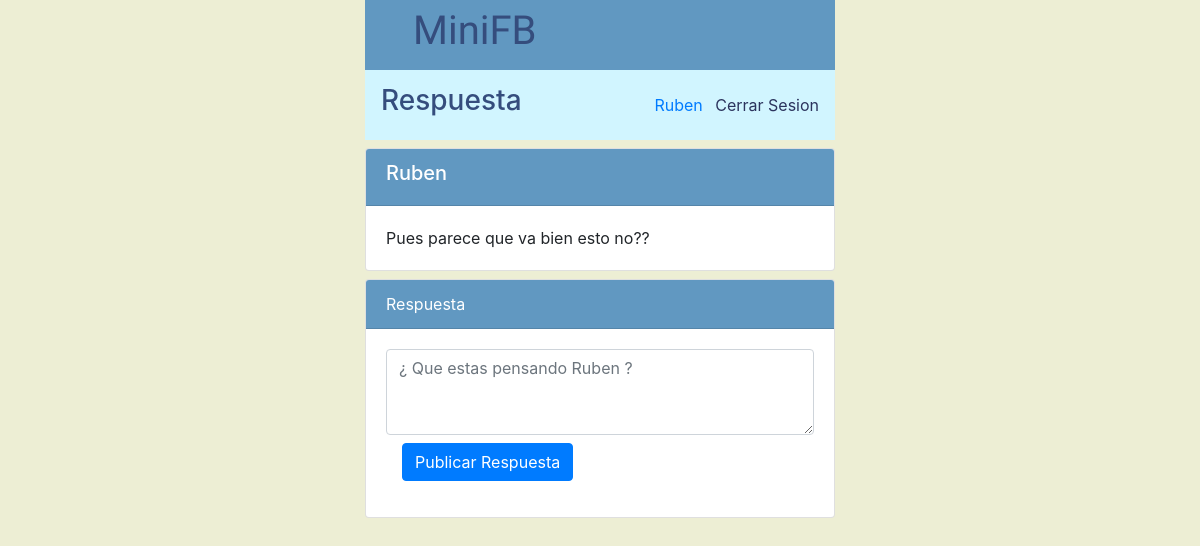
Screenshot of /response.php?msg-id=2&userId=2 (signed in) with the database file from the repository.
### tables this page shows
CREATE TABLE T_USUARIOS (
  `ID_USUARIO` int(11) NOT NULL,
  `NOMBRE_USUARIO` varchar(20) NOT NULL,
  `ALIAS_USUARIO` varchar(10) NOT NULL,
  `PASSWORD_USUARIO` varchar(20) NOT NULL,
  `APELLIDOS_USUARIO` varchar(45) DEFAULT NULL,
  `CODIGO_COOKIE` varchar(40) DEFAULT NULL,
  `TIPO_USUARIO` int(11) NOT NULL,
  `EMAIL` varchar(45) NOT NULL
);

CREATE TABLE `T_MENSAJES` (
  `ID_MENSAJE` int(11) NOT NULL,
  `TEXTO_MENSAJE` varchar(280) NOT NULL,
  `DESTACADO` tinyint(4) NOT NULL,
  `PINEADO` tinyint(4) NOT NULL,
  `PUBLICADO` datetime NOT NULL,
  `ID_USUARIO` int(11) NOT NULL
);

### src/Database/DatabaseRepository.php (called while the page is built)
<?php
class DatabaseRepository
{
    public static function  getConnection () {
        $server = "database";
        $username = "root";
        $passwd = "root";
        $bd = "mini-fb_db";
        $options = [
            PDO::ATTR_EMULATE_PREPARES   => false,
            PDO::ATTR_ERRMODE            => PDO::ERRMODE_EXCEPTION,
            PDO::ATTR_DEFAULT_FETCH_MODE => PDO::FETCH_ASSOC,
        ];
        try {
            $pdo = new PDO("mysql:host=$server;dbname=$bd;charset=utf8", $username, $passwd, $options);
        } catch (Exception $e) {
            $str = "Connexion error: " . $e->getMessage();
            error_log($str);
            exit($str);
        }
        return $pdo;
    }
}

### src/Controller/UserController.php (called while the page is built, shortened)
<?php
require_once 'Model/User.php';
require_once 'Database/UserDAO.php';
class UserController
{
    public function getUser($id)
    {
        $udao = new UserDAO();
        $user = $udao->getUser($id);
        return $user;
    }
    public function getAll()
    {
        $udao = new UserDAO();
        return $udao->getAll();
    }
}

### src/Database/UserDAO.php (called while the page is built, shortened)
<?php
require_once 'DatabaseRepository.php';
require_once 'Model/User.php';
class UserDAO
{
    private $getUserWithId = "SELECT * FROM T_USUARIOS WHERE ID_USUARIO=?";
    private $getAll = "SELECT * FROM T_USUARIOS";
    private $pdo;
    public function __construct()
    {
        $this->pdo = DatabaseRepository::getConnection();
    }
    public function getAll()
    {
        $users = array();
        $select = $this->pdo->prepare($this->getAll);
        $select->execute();
        $rs = $select->fetchAll();
        foreach ($rs as $row){
            $user = new User(
                $row['ID_USUARIO'],
                $row['ALIAS_USUARIO'],
                $row['PASSWORD_USUARIO'],
                $row['NOMBRE_USUARIO'],
                $row['APELLIDOS_USUARIO'],
                $row['EMAIL'],
                $row['TIPO_USUARIO']
            );
            array_push($users, $user);
        }
        return $users;
    }
    public function getUser($id)
    {
        $select = $this->pdo->prepare($this->getUserWithId);
        $select->execute([$id]);
        $rs = $select->fetch();
        $user = new User(
            $id,
            $rs['ALIAS_USUARIO'],
            $rs['PASSWORD_USUARIO'],
            $rs['NOMBRE_USUARIO'],
            $rs['APELLIDOS_USUARIO'],
            $rs['EMAIL'],
            $rs['TIPO_USUARIO']
        );
        return $user;
    }
}

### src/Model/User.php (called while the page is built, shortened)
<?php
class User
{
    private $name;
    public function __construct($id, $alias, $password, $name, $surname, $email, $userType)
    {
        $this->name = $name;
    }
    public function getName()
    {
        return $this->name;
    }
}

### src/Controller/MessageController.php (called while the page is built, shortened)
<?php
require_once 'Database/MessageDAO.php';
require_once 'Database/ResponseDAO.php';
require_once 'Model/Message.php';
require_once 'Model/Response.php';
class MessageController
{
    public function getMessageWithId($id)
    {
        $mDAO = new MessageDAO();
        return $mDAO->getWithId($id);
    }
}

### src/Database/MessageDAO.php (called while the page is built, shortened)
<?php
require_once 'DatabaseRepository.php';
require_once 'Model/Message.php';
class MessageDAO
{
    private $getOneWithId = "SELECT * FROM T_MENSAJES WHERE ID_MENSAJE=?";
    private $pdo;
    public function __construct()
    {
        $this->pdo = DatabaseRepository::getConnection();
    }
    public function getWithId($id)
    {
        $select = $this->pdo->prepare($this->getOneWithId);
        $select->execute([$id]);
        $rs = $select->fetch();
        $msg = new Message(
            $rs['ID_MENSAJE'],
            $rs['TEXTO_MENSAJE'],
            $rs['DESTACADO'],
            $rs['PINEADO'],
            $rs['PUBLICADO'],
            $rs['ID_USUARIO']
        );
        return $msg;
    }
}

### src/Model/Message.php (called while the page is built, shortened)
<?php
class Message
{
    private $content;
    private $important;
    private $user;
    public function __construct($id, $content, $important, $pinned, $published, $user)
    {
        $this->content = $content;
        $this->important = $important;
        $this->user = $user;
    }
    public function getContent()
    {
        return $this->content;
    }
    public function getImportant()
    {
        return $this->important;
    }
    public function getUser()
    {
        return $this->user;
    }
}

### src/response.php (the view, shortened to what this page needs)
<?php
require_once 'Controller/UserController.php';
require_once 'Controller/MessageController.php';
$userController = new UserController();
$users = $userController->getAll();
$me = $userController->getUser($_SESSION['user-id']);
$messController = new MessageController();
$msg = $messController->getMessageWithId($_REQUEST['msg-id']);
?>
<!doctype html>
<html lang="es">
<head>
    <link rel="stylesheet" href="css/style.css">
    <link rel="stylesheet" href="https://maxcdn.bootstrapcdn.com/bootstrap/4.0.0/css/bootstrap.min.css"
>
</head>
<body>
<div class="container col-xl-5 col-lg-6 col-md-8 col-sm-12">
    <header class="main-bg">
        <div class="ml-5 d-flex align-items-center h-100">
            <span class="title main-text"><h1>MiniFB</h1></span>
        </div>
    </header>
    <div class=" d-flex section justify-content-between align-items-center">
        <div class="ml-3">
            <span class="main-text"><h3>Respuesta</h3></span>
        </div>
        <div class="sesion mr-3">
            <span class="text-primary mr-2"><?= $me->getName() ?></span>
            <a class="darkblue-txt" href="logout.php">Cerrar Sesion</a>
        </div>
    </div>
    <div class="mensaje">
        <div class="card mt-2">
            <div class="card-header text-white">
                <h5><?= $users[($msg->getUser()) - 1]->getName() ?></h5>
            </div>
            <div class="card-body">
                <?php
                if ($msg->getImportant()) {
                    ?>
                    <p class="card-text font-weight-bold"><?= $msg->getContent() ?></p>
                <?php } else { ?>
                    <p class="card-text"><?= $msg->getContent() ?></p>
                <?php } ?>
            </div>
        </div>
    </div>
    <div class="responseform">
        <div class="card mt-2">
            <div class="card-header text-white">
                <span>Respuesta</span>
            </div>
            <div class="card-body">
                <form action="main_controller.php">
                    <div class="form-group">
                        <textarea class="form-control" name="content" id="contentTA"
                                  placeholder="¿ Que estas pensando <?= $me->getName() ?> ?" rows="3"></textarea>
                        <div class="form-group row ml-3">
                            <button type="submit" class="btn btn-primary mt-2">Publicar Respuesta</button>
                        </div>
                    </div>
                </form>
            </div>
        </div>
    </div>
</div>
</body>
</html>

### src/css/style.css (style rules this page uses)
header { height: 70px; }
body { box-sizing: border-box; background-color: #edeed4 !important; }
.title { font-family: 'Baloo Bhai', cursive; font-size: 1.3em; }
.section { background-color: #D1F5FF; height: 70px; }
.card .card-header { background-color: #6198c1; }
.darkblue-txt { color: #2B335D; }
.main-bg { background: #6198c1; }
.main-text { color: #354d7d; }

### rows the page displays
t_usuarios: NOMBRE_USUARIO "Ruben", content "¿ Que estas pensando Ruben ?"
t_mensajes: ID_USUARIO.NOMBRE_USUARIO "Ruben", TEXTO_MENSAJE "Pues parece que va bien esto no??"
